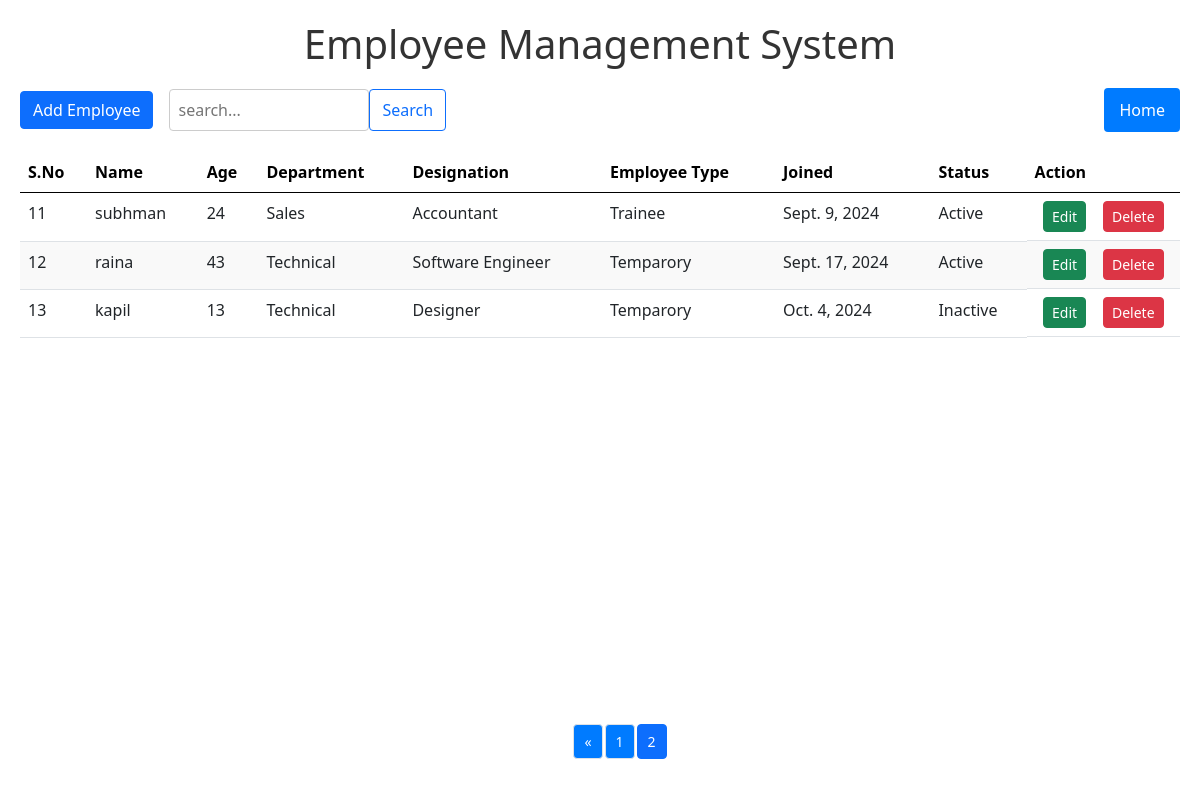
Screenshot of /?page=2 with the database file from the repository.
### myapp/models.py (models this page shows, shortened)
class Employee(models.Model):
    id = models.AutoField(primary_key=True)
    name = models.CharField(max_length=100)
    age = models.IntegerField(null=True, blank=True)
    department = models.ForeignKey(Department, on_delete=models.CASCADE)
    designation = models.ForeignKey(Designation, on_delete=models.CASCADE)
    employee_type = models.ForeignKey(EmployeeType, on_delete=models.CASCADE)
    joined = models.DateField()
    status = models.CharField(max_length=20)

class Department(models.Model):
    dept_id = models.AutoField(primary_key=True)
    dept_name = models.CharField(max_length=100)

class Designation(models.Model):
    des_id = models.AutoField(primary_key=True)
    des_name = models.CharField(max_length=100)

class EmployeeType(models.Model):
    empt_id = models.AutoField(primary_key=True)
    empt_name = models.CharField(max_length=50)

### myapp/views.py (the view)
# urls.py: path("",views.employee,name='employee'),
def employee(request):
    employees = Employee.objects.all()  # Get all employees
    departments = Department.objects.all()
    designations = Designation.objects.all()
    employee_types = EmployeeType.objects.all()
    query = request.GET.get('query', '')
    if query:
        employees = employees.filter(name__icontains=query)  # Search by name
    paginator = Paginator(employees, 10)  # Paginate by 10 employees per page
    page_number = request.GET.get('page')
    page_obj = paginator.get_page(page_number)
    context = {
        'page_obj': page_obj,
        'departments': departments,
        'designations': designations,
        'employee_types': employee_types,
        'query': query,
    }
    return render(request, 'home.html', context)

### templates/home.html (shortened to what this page needs)
{% load static %}
<!DOCTYPE html>
<html lang="en">
<head>
    <link rel="stylesheet" href="{% static 'home.css' %}">
    <link href="https://cdn.jsdelivr.net/npm/bootstrap@5.0.2/dist/css/bootstrap.min.css" rel="stylesheet">
</head>
<body>
    <h1 id="main-title">Employee Management System</h1>
<div class="header d-flex justify-content-between align-items-center mb-3">
    <div class="d-flex align-items-center">
        <button type="button" class="btn btn-primary me-3" data-bs-toggle="modal" data-bs-target="#addEmployeeModal">
            Add Employee
        </button>
        <form action="{% url 'employee' %}" method="GET" class="d-flex">
            <input type="text" class="search-input" id="searchInput" name="query" value="{{ query|default_if_none:'' }}" placeholder="search...">
            <button class="btn btn-outline-primary" type="submit">Search</button>
        </form>
    </div>
    <a href="{% url 'home' %}" class="home-button">Home</a>
</div>
    <table class="table">
        <thead>
            <tr>
                <th>S.No</th>
                <th>Name</th>
                <th>Age</th>
                <th>Department</th>
                <th>Designation</th>
                <th>Employee Type</th>
                <th>Joined</th>
                <th>Status</th>
                <th>Action</th>
            </tr>
        </thead>
        <tbody>
            {% for employee in page_obj %}
                <tr id="employee-{{ employee.id }}"
                    data-name="{{ employee.name }}"
                    data-age="{{ employee.age }}"
                    data-department="{{ employee.department.dept_id }}"
                    data-designation="{{ employee.designation.des_id }}"
                    data-employee-type="{{ employee.employee_type.empt_id }}"
                    data-joined="{{ employee.joined|date:'d-m-Y' }}"
                    data-status="{{ employee.status }}">
                <td>{{ forloop.counter|add:page_obj.start_index|add:-1 }}</td>
                <td>{{ employee.name }}</td>
                <td>{{ employee.age }}</td>
                <td>{{ employee.department.dept_name }}</td>
                <td>{{ employee.designation.des_name }}</td>
                <td>{{ employee.employee_type.empt_name }}</td>
                <td>{{ employee.joined }}</td>
                <td>{{ employee.status }}</td>
                <td class="action-buttons">
                    <button type="button" class="btn btn-success" onclick="editEmployee('{{ employee.id }}')">Edit</button>
                    <form action="{% url 'delete_employee' employee.id %}" method="POST" style="display:inline;">
                        <button type="submit" class="btn btn-danger">Delete</button>
                    </form>
                </td>
            </tr>
            {% empty %}
            <tr>
                <td colspan="9">No employees found.</td>
            </tr>
            {% endfor %}
        </tbody>
    </table>
    {% if page_obj.paginator.num_pages > 1 %}
    <nav aria-label="Page navigation">
        <ul class="pagination justify-content-center">
            {% if page_obj.has_previous %}
            <li class="page-item">
                <a class="page-link" href="?page={{ page_obj.previous_page_number }}{% if query %}&query={{ query }}{% endif %}" aria-label="Previous">
                    <span aria-hidden="true">&laquo;</span>
                </a>
            </li>
            {% endif %}
            {% for num in page_obj.paginator.page_range %}
            <li class="page-item {% if page_obj.number == num %}active{% endif %}">
                <a class="page-link" href="?page={{ num }}{% if query %}&query={{ query }}{% endif %}">{{ num }}</a>
            </li>
            {% endfor %}
        </ul>
    </nav>
    {% endif %}
</body>
</html>

### static/home.css (style rules this page uses)
body { background-color: #f4f4f4; margin: 0; padding: 20px; font-family: Arial, sans-serif; }
.header { display: flex; justify-content: flex-end; margin-bottom: 20px; }
.home-button { padding: 10px 15px; background-color: #007bff; color: white; border: none; border-radius: 4px; text-decoration: none; font-size: 16px; }
#main-title { text-align: center; font-size: 2.5em; color: #333; margin-bottom: 20px; }
.search-input { padding: 8px; width: 200px; font-size: 16px; border: 1px solid #ccc; border-radius: 4px; }
table { width: 100%; border-collapse: collapse; margin-top: 20px; }
th, td { border: 1px solid #ccc; padding: 8px; text-align: left; }
th { background-color: #0d9bf4; color: black; }
tr:nth-child(even) { background-color: #f9f9f9; }
.action-buttons { display: flex; justify-content: space-around; }
.action-buttons button { padding: 4px 8px; font-size: 14px; cursor: pointer; }
.pagination { display: flex; justify-content: center; margin-top: 10px; width: 100%; position:fixed; background-color: #fff; bottom: 20px; padding: 5px 0; }
.pagination a { margin: 0 3px; padding: 6px 10px; background-color: #007bff; color: white; text-decoration: none; border-radius: 4px; font-size: 14px; }

### rows the page displays
Employee: name "subhman", age "24", department.dept_name "Sales", designation.des_name "Accountant", employee_type.empt_name "Trainee", joined "Sept. 9, 2024", status "Active"
Employee: name "raina", age "43", department.dept_name "Technical", designation.des_name "Software Engineer", employee_type.empt_name "Temparory", joined "Sept. 17, 2024", status "Active"
Employee: name "kapil", age "13", department.dept_name "Technical", designation.des_name "Designer", employee_type.empt_name "Temparory", joined "Oct. 4, 2024", status "Inactive"

### other values shown
{{ num }} "1" "2"
